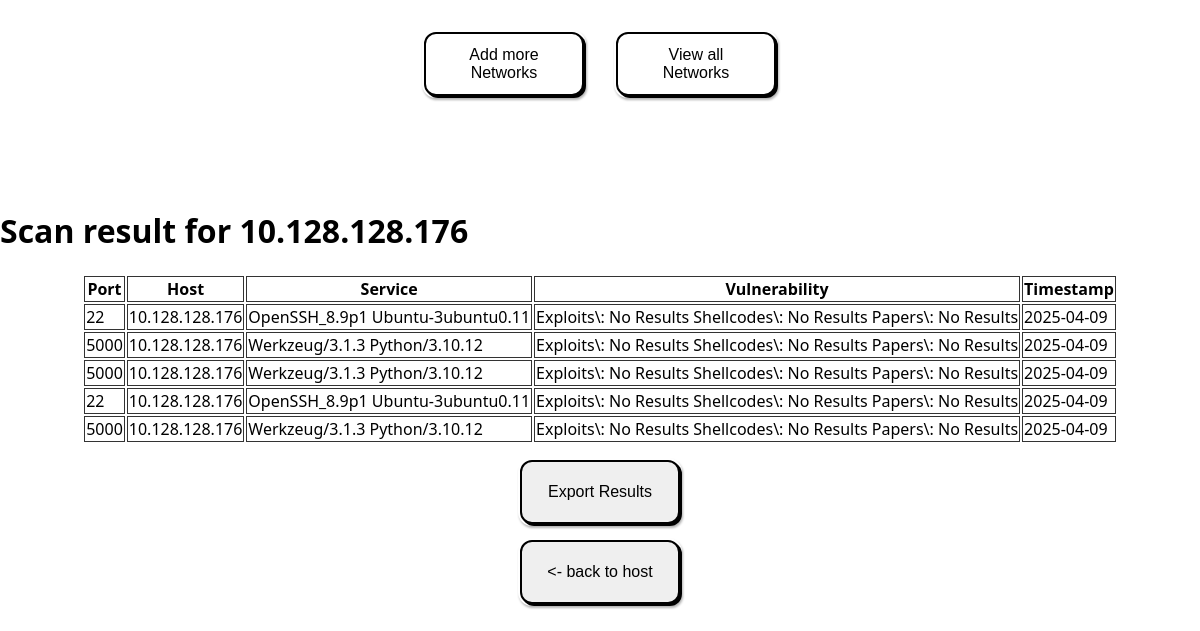
The page /results/7 on the database as committed earlier.
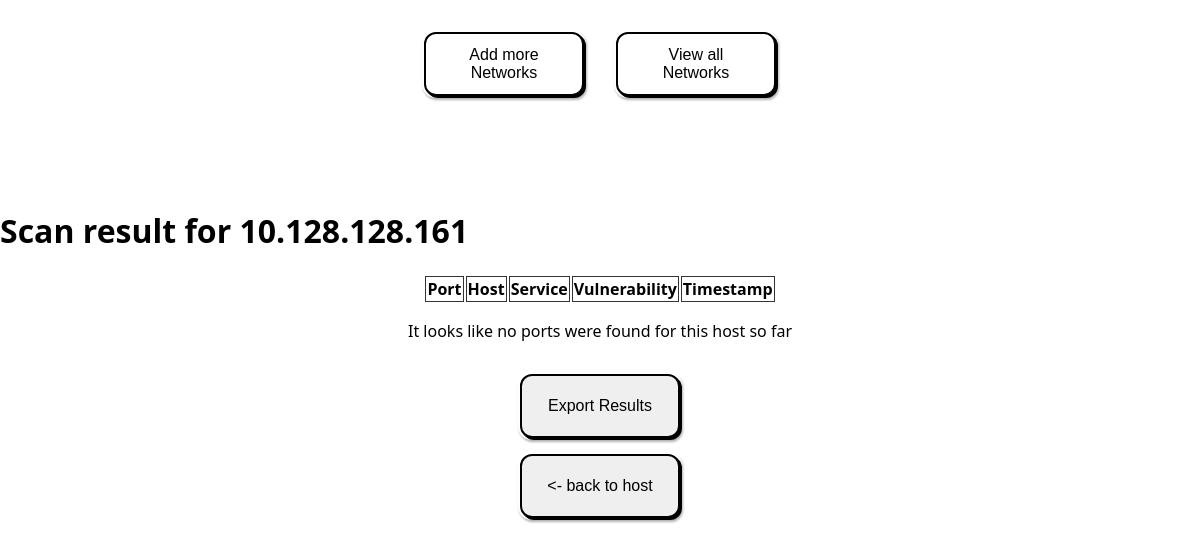
The same page on the database as committed later.
### app/models/host.py (models this page shows)
class Host(db.Model):
    __tablename__ = 'hosts'
    id = db.Column(db.Integer, primary_key=True, nullable=False, index=True)
    ip = db.Column(db.String, nullable=False)
    network_id = db.Column(db.Integer, db.ForeignKey("networks.id"),
                           nullable=False)
    network = db.relationship('Network', back_populates='hosts')
    ports = db.relationship('Port', back_populates='host',
                            cascade='all, delete-orphan')

### app/models/port.py (models this page shows)
class Port(db.Model):
    __tablename__ = 'ports'
    id = db.Column(db.Integer, primary_key=True, nullable=False)
    port = db.Column(db.Integer, nullable=False)
    service = db.Column(db.String)
    vulnerabilities = db.Column(db.String)
    last_found = db.Column(db.Date)
    host_id = db.Column(db.Integer, db.ForeignKey("hosts.id"), nullable=False)
    host = db.relationship('Host', back_populates='ports')

### app/routes/host_routes.py (the view)
@host_blueprint.route('/results/<id>')
def get_results_of_host(id):
    id_as_str = validate(id)
    id_as_int:int = 0
    try:
        id_as_int = int(id_as_str)
    except ValueError:
        return 'invalid id', 400
    host = get_host_by_id(id_as_int)
    if not host:
        return 'Host not found', 404
    return render_template('results.html', css='', js='', host=host)

### app/repositories/host_repository.py (called while the page is built)
def get_host_by_id(id):
    host = Host.query.filter(Host.id == id).first()
    return host

### app/utils.py (called while the page is built)
def validate(text: str):
    output: str = text # make a local instance for changes
    for character in ('"<>|\\&(){}[];:' + "'"):
        if character in output:
            output = output.replace(character, '\\' + character) # escape characters
    return output

### app/templates/results.html (shortened to what this page needs)
{% extends 'base.html' %}
{% block head %}
<link rel="stylesheet" href="{{ url_for('static', filename='css/results.css') }}">
{% endblock %}
{% block body %}
    <h1>Scan result for {{host.ip}}</h1>
<div class="center">
<table>
    <tr>
        <th>Port</th>
        <th>Host</th>
        <th>Service</th>
        <th>Vulnerability</th>
        <th>Timestamp</th>
    </tr>
    {% for port in host.ports %}
        <tr>
            <td> {{port.port}} </td>
            <td> {{host.ip}} </td>
            <td> {{port.service}} </td>
            <td>
            {% if port.vulnerabilities|length > 100 %}
                Too long to display
            {% else %}
                 {{ port.vulnerabilities }}
            {% endif %}
            </td>
            <td> {{port.last_found}} </td>
        </tr>
{% endfor %}
</table>
</div>
    <div class="center">
        {% if not host.ports %}
        <p>It looks like no ports were found for this host so far</p>
    {% endif %}
    </div>
    <div class="center">
        <button onclick="download_results()">Export Results</button>
    </div>
    <div class="center">
        <button onclick="history.back()"><- back to host</button>
    </div>
{% endblock %}

### app/templates/base.html (shortened to what this page needs)
<!DOCTYPE html>
<html lang="en">
<head>
    <link rel="stylesheet" href="{{ url_for('static', filename='css/styles.css') }}">
    {% block head %}
    {% endblock %}
</head>
<body>
    <nav>
        <button onclick="redirect('/')">
            Add more Networks
        </button>
        <button class="right" onclick="redirect('/overview')">
            View all Networks
        </button>
    </nav>
    {% block body %}
    {% endblock %}
</body>
</html>

### app/static/css/styles.css (style rules this page uses)
body { font-family: 'Segoe UI', sans-serif; margin: 0px; }
button { padding: 10px 20px; font-size: 16px; border: 2px solid black; border-radius: 12px; color: black; font-family: sans-serif; box-shadow: 2px 2px 0 black, 0 0 0 2px white; filter: drop-shadow(1px 2px 1px rgba(0, 0, 0, 0.3)); cursor: pointer; transition: transform 0.1s ease; width: 10em; height: 4em; }
nav { display: flex; justify-content: center; flex-direction: row; width: 100vw; height: 10vh; margin-top: 2vh; }
nav button { width: 10em; height:4em; background-color: white; color: black; }
.right { margin-left:2em; }
.center { width: 100%; height: 100%; display:flex; justify-content: center; }

### app/static/css/results.css (style rules this page uses)
th, td { border: 1px solid #333; }
button { margin-top: 2vh; }

Rows that differ between the two databases and show on the page:
removed Port: port "22", {{ host.ip }} "10.128.128.176", service "OpenSSH_8.9p1 Ubuntu-3ubuntu0.11", vulnerabilities "Exploits\\: No Results Shellcodes\\: No Results Papers\\: No Results", last_found "2025-04-09"
removed Port: port "5000", {{ host.ip }} "10.128.128.176", service "Werkzeug/3.1.3 Python/3.10.12", vulnerabilities "Exploits\\: No Results Shellcodes\\: No Results Papers\\: No Results", last_found "2025-04-09"
removed Port: port "5000", {{ host.ip }} "10.128.128.176", service "Werkzeug/3.1.3 Python/3.10.12", vulnerabilities "Exploits\\: No Results Shellcodes\\: No Results Papers\\: No Results", last_found "2025-04-09"
removed Port: port "22", {{ host.ip }} "10.128.128.176", service "OpenSSH_8.9p1 Ubuntu-3ubuntu0.11", vulnerabilities "Exploits\\: No Results Shellcodes\\: No Results Papers\\: No Results", last_found "2025-04-09"
removed Port: port "5000", {{ host.ip }} "10.128.128.176", service "Werkzeug/3.1.3 Python/3.10.12", vulnerabilities "Exploits\\: No Results Shellcodes\\: No Results Papers\\: No Results", last_found "2025-04-09"
changed Host: ip "10.128.128.176" → "10.128.128.161"
Other text that changed with them:
text now shown: "It looks like no ports were found for this host so far"
